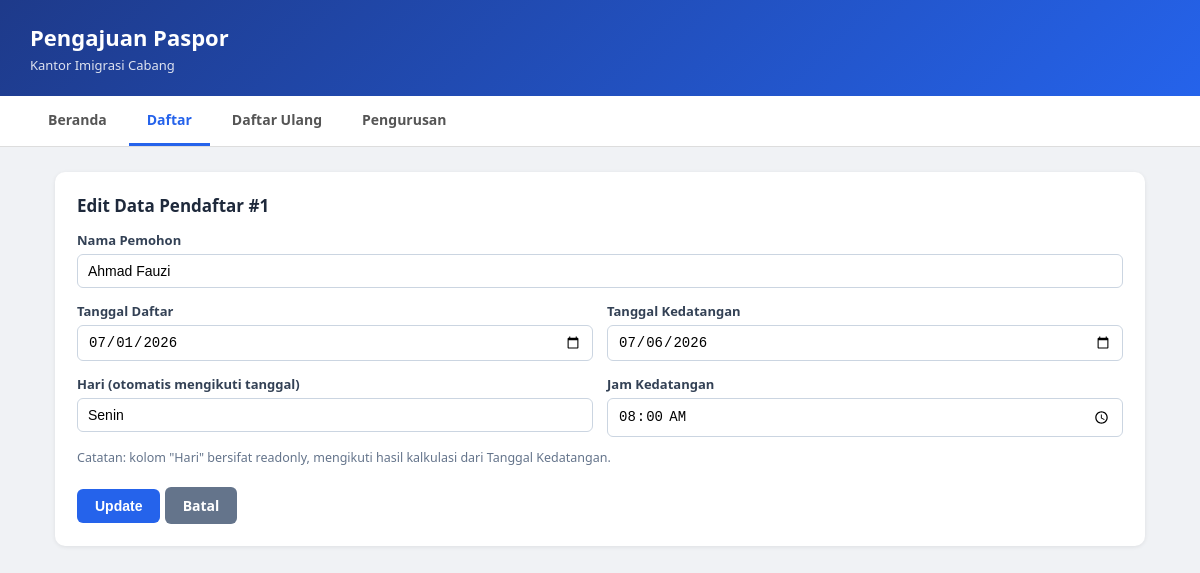
The app's page /UAS_PEMROGRAMAN/daftar_edit.php?id=1 with its own data.
### tables this page shows
CREATE TABLE pendaftar (
    no_daftar INT AUTO_INCREMENT PRIMARY KEY,
    nama_pemohon VARCHAR(100) NOT NULL,
    tgl_daftar DATE NOT NULL,       
    hari VARCHAR(20) NOT NULL,      
    tanggal DATE NOT NULL,          
    jam TIME NOT NULL,              
    created_at TIMESTAMP DEFAULT CURRENT_TIMESTAMP
);

### UAS_PEMROGRAMAN/daftar_edit.php (the view, shortened to what this page needs)
<?php
include 'config.php';
$id = intval($_GET['id']);
$result = mysqli_query($conn, "SELECT * FROM pendaftar WHERE no_daftar = $id");
$row = mysqli_fetch_assoc($result);
?>
<!DOCTYPE html>
<html lang="id">
<head>
<link rel="stylesheet" href="style.css">
</head>
<body>
<div class="header">
    <h1>Pengajuan Paspor</h1>
    <p>Kantor Imigrasi Cabang</p>
</div>
<div class="navbar">
    <a href="index.php">Beranda</a>
    <a href="daftar.php" class="active">Daftar</a>
    <a href="daftar_ulang.php">Daftar Ulang</a>
    <a href="pengurusan.php">Pengurusan</a>
</div>
<div class="container">
    <div class="card">
        <h2>Edit Data Pendaftar #<?= $row['no_daftar'] ?></h2>
        <form action="daftar_update.php" method="POST">
            <div class="form-grid">
                <div class="form-group full">
                    <label>Nama Pemohon</label>
                    <input type="text" name="nama_pemohon" value="<?= htmlspecialchars($row['nama_pemohon']) ?>" required>
                </div>
                <div class="form-group">
                    <label>Tanggal Daftar</label>
                    <input type="date" name="tgl_daftar" value="<?= $row['tgl_daftar'] ?>" required>
                </div>
                <div class="form-group">
                    <label>Tanggal Kedatangan</label>
                    <input type="date" name="tanggal" id="tanggal" value="<?= $row['tanggal'] ?>" required>
                </div>
                <div class="form-group">
                    <label>Hari (otomatis mengikuti tanggal)</label>
                    <input type="text" name="hari" value="<?= $row['hari'] ?>" readonly>
                </div>
                <div class="form-group">
                    <label>Jam Kedatangan</label>
                    <input type="time" name="jam" value="<?= $row['jam'] ?>" required>
                </div>
            </div>
            <p style="font-size:12.5px;color:#64748b;">
                Catatan: kolom "Hari" bersifat readonly, mengikuti hasil kalkulasi dari Tanggal Kedatangan.
            </p>
            <button type="submit" class="btn">Update</button>
            <a href="daftar.php" class="btn" style="background:#64748b;">Batal</a>
        </form>
    </div>
</div>
</body>
</html>

### UAS_PEMROGRAMAN/style.css (style rules this page uses)
* { box-sizing: border-box; }
body { font-family: 'Segoe UI', Arial, sans-serif; background: #f0f2f5; margin: 0; color: #1a1a2e; }
.header { background: linear-gradient(135deg, #1e3a8a, #2563eb); color: #fff; padding: 22px 30px; }
.header h1 { margin: 0; font-size: 22px; }
.header p { margin: 4px 0 0; opacity: 0.85; font-size: 13px; }
.navbar { background: #fff; padding: 0 30px; display: flex; gap: 4px; border-bottom: 1px solid #ddd; }
.navbar a { padding: 14px 18px; text-decoration: none; color: #555; font-weight: 600; font-size: 14px; border-bottom: 3px solid transparent; }
.navbar a.active, .navbar a:hover { color: #2563eb; border-bottom: 3px solid #2563eb; }
.container { padding: 25px 30px; max-width: 1150px; margin: 0 auto; }
.card { background: #fff; border-radius: 10px; padding: 22px; margin-bottom: 22px; box-shadow: 0 1px 4px rgba(0,0,0,0.08); }
.card h2 { margin-top: 0; font-size: 17px; color: #1e293b; }
.form-grid { display: grid; grid-template-columns: 1fr 1fr; gap: 14px; }
.form-group { display: flex; flex-direction: column; gap: 5px; }
.form-group.full { grid-column: 1 / -1; }
label { font-size: 13px; font-weight: 600; color: #334155; }
input, select { padding: 8px 10px; border: 1px solid #cbd5e1; border-radius: 6px; font-size: 14px; }
.btn { display: inline-block; background: #2563eb; color: #fff; padding: 9px 18px; border: none; border-radius: 6px; font-size: 14px; font-weight: 600; cursor: pointer; text-decoration: none; margin-top: 8px; }

### records on screen
pendaftar: no_daftar "1", nama_pemohon "Ahmad Fauzi", tgl_daftar "07/01/2026", tanggal "07/06/2026", hari "Senin", jam "08:00:00"
